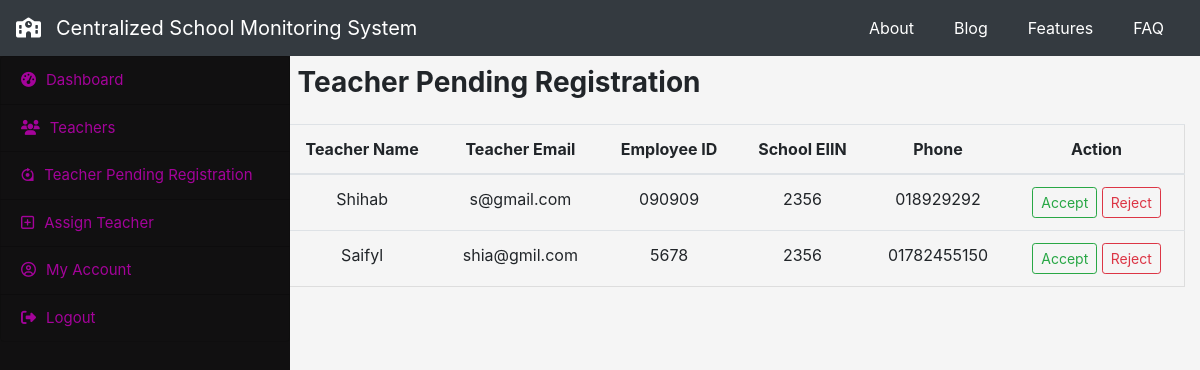
Page /headmaster/teacherverification (signed in) on the earlier database version.
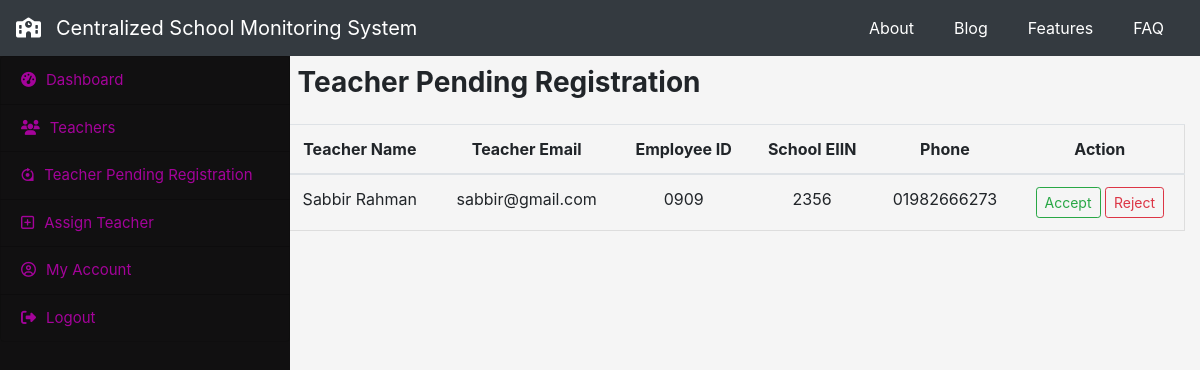
Same page on the later database version.
### initapp/models.py (models this page shows, shortened)
class teacher_verify(models.Model):
    t_fullname = models.CharField(max_length=100, blank=False, null=False)
    t_email = models.CharField(max_length=100, blank=False, null=False)
    t_empid = models.CharField(max_length=100, primary_key=True)
    t_pass = models.CharField(max_length=50, blank=False, null=False)
    t_phone = models.CharField(max_length=50, blank=False, null=False)
    sch_eiin = models.CharField(
        max_length=25, blank=False, null=False, default=None)
    def approve_teacher(self):
        return f"./teacher_approve/{self.t_empid}/"
    def reject_teacher(self):
        return f"./teacher_reject/{self.t_empid}/"

### headmaster/views.py (the view)
# urls.py: path('teacherverification', views.teacherverification,
def teacherverification(request):
    s_eiin = headmaster_account.objects.get(
        h_empid=request.session.get('headmaster_eid'))
    check_ein = s_eiin.sch_eiin
    tv = teacher_verify.objects.filter(sch_eiin=check_ein)
    return render(request, 'headmaster/teacher_verification.html', {'tv': tv})

### headmaster/templates/headmaster/teacher_verification.html (shortened to what this page needs)
{% extends 'headmaster/h_base.html' %}
{% block content %}
<div>
  <h3 class="font-weight-bold mb-4 d-inline-block">Teacher Pending Registration</h3>
</div>
<div class="row teacher_verify">
  <table class="table" style="text-align: center;">
    <thead>
      <tr>
        <th scope="col">Teacher Name</th>
        <th scope="col">Teacher Email</th>
        <th scope="col">Employee ID</th>
        <th scope="col">School EIIN</th>
        <th scope="col">Phone</th>
        <th scope="col">Action</th>
      </tr>
    </thead>
    <tbody>
      {% for teacher in tv %}
      <tr>
        <td>{{ teacher.t_fullname }}</td>
        <td>{{ teacher.t_email}}</td>
        <td>{{ teacher.t_empid }}</td>
        <td>{{ teacher.sch_eiin}}</td>
        <td> {{ teacher.t_phone }}</td>
        <td>
          <a href="{{ teacher.approve_teacher }}" class="btn btn-sm btn-outline-success">Accept</a>
          <a href="{{ teacher.reject_teacher }}" class="btn btn-sm btn-outline-danger">Reject</a>
        </td>
      </tr>
      {% endfor %}
    </tbody>
  </table>
</div>
{% endblock %}

### headmaster/templates/headmaster/h_base.html (shortened to what this page needs)
{% load static %}
<!doctype html>
<html lang="en">
<head>
    <link rel="stylesheet" href="{% static 'bootstrap/css/bootstrap.min.css' %}">
    <link rel="stylesheet" href="{% static 'fontawesome/css/all.min.css' %}">
    <link rel="stylesheet" href="{% static 'styles/app.css' %}">
</head>
<body>
    <div id="officer_dashboard">
        <nav class="navbar navbar-dark bg-dark fixed-top">
            <a class="navbar-brand" href="{% url 'home' %}"><i style="margin-right:15px"
                    class="fas fa-school"></i>Centralized
                School
                Monitoring System</a>
            <div class="right_link justify-content-end">
                <ul class="">
                    <li class=""><a class="" href="about">About</a></li>
                    <li class=""><a class="" href="about">Blog</a></li>
                    <li class=""><a class="" href="about">Features</a></li>
                    <li class=""><a class="" href="about">FAQ</a></li>
                </ul>
            </div>
        </nav>
        <div class="row" style="margin-top: 56px;">
            <div class="col-3">
                <div class="sidebar h_sidebar">
                    <div class="side_menu" class="list-group pt">
                        <a href="./" class="list-group-item"><i class="fas fa-tachometer-alt"></i>Dashboard</a>
                        <a href="{% url 'allteachers' %}" class="list-group-item"><i
                                class="fas fa-users"></i>Teachers</a>
                        <a href="teacherverification" class="list-group-item"><i class="fab fa-rev"></i>Teacher Pending
                            Registration</a>
                        <a href="{% url 'assign_teacher' %}" class="list-group-item"><i
                                class="far fa-plus-square"></i>Assign Teacher</a>
                        <a href="" class="list-group-item"><i class="far fa-user-circle"></i>My Account</a>
                        <a href="head_logout" class="list-group-item"><i class="fas fa-sign-out-alt"></i>Logout</a>
                    </div>
                </div>
            </div>
            <div class="col-9" style="margin-left:-20px">
                <div class="" id="page_content">
                    {% block content %}
                    {% endblock %}
                </div>
            </div>
        </div>
    </div>
</body>
</html>

### static/styles/app.css (style rules this page uses)
body { background-color: whitesmoke; }
.right_link ul { list-style: none; }
.right_link ul li { float: left; padding: 0px 20px; }
.right_link ul li a { font-size: 16px; color: white; text-decoration: none; }
.sidebar { width: 290px; height: 100%; position: fixed; z-index: 1; background: #1f2a3e; }
.side_menu a { background: none; font-size: 15px; text-decoration: none; color: #0681b1; }
.side_menu i { margin-right: 10px; }
#page_content { padding: 10px; }
.allteacher .table, .teacher_verify .table, .head_verify .table, .assign_tech_table .table { text-align:center; border: 1px solid #ddd; }
.h_sidebar { background: #111011; }
.h_sidebar a { color: #a4039a; }

Differences in the rows shown:
removed teacher_verify: t_fullname "Shihab", t_email "s@gmail.com", t_empid "090909", sch_eiin "2356", t_phone "018929292"
removed teacher_verify: t_fullname "Saifyl", t_email "shia@gmil.com", t_empid "5678", sch_eiin "2356", t_phone "01782455150"
added teacher_verify: t_fullname "Sabbir Rahman", t_email "sabbir@gmail.com", t_empid "0909", sch_eiin "2356", t_phone "01982666273"
